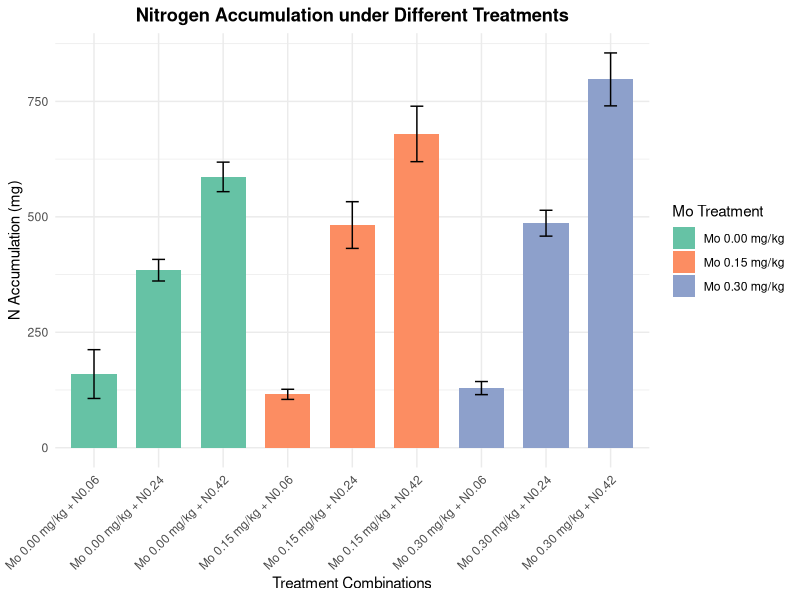

This figure's R source:
# script.R
# Load required packages
if (!require(ggplot2)) install.packages("ggplot2")
if (!require(dplyr)) install.packages("dplyr")

# Create the data
data <- data.frame(
  Indicator = rep("N accumulation (mg)", 9),
  Treatment1 = c("Mo 0.00 mg/kg", "Mo 0.00 mg/kg", "Mo 0.00 mg/kg",
                 "Mo 0.15 mg/kg", "Mo 0.15 mg/kg", "Mo 0.15 mg/kg",
                 "Mo 0.30 mg/kg", "Mo 0.30 mg/kg", "Mo 0.30 mg/kg"),
  Treatment2 = c("N0.06", "N0.24", "N0.42", "N0.06", "N0.24", "N0.42", 
                 "N0.06", "N0.24", "N0.42"),
  Mean = c(159.46149, 384.41425, 586.43785, 115.61516, 482.21422, 679.52815,
           129.15355, 486.20496, 797.59174),
  SD = c(52.85056, 23.37657, 31.96027, 10.96387, 50.5475, 60.0271,
         14.20665, 27.96296, 57.28248),
  Variance = c("f", "e", "c", "f", "d", "b", "f", "d", "a")
)

# Create combined treatment labels
data <- data %>% mutate(Combined_Treatment = paste(Treatment1, "+", Treatment2))

# Plot
library(ggplot2)
library(dplyr)

plot <- ggplot(data, aes(x = Combined_Treatment, y = Mean, fill = Treatment1)) +
  geom_bar(stat = "identity", position = position_dodge(), width = 0.7) +
  geom_errorbar(aes(ymin = Mean - SD, ymax = Mean + SD), 
                width = 0.2, position = position_dodge(0.7)) +
  labs(title = "Nitrogen Accumulation under Different Treatments",
       x = "Treatment Combinations",
       y = "N Accumulation (mg)",
       fill = "Mo Treatment") +
  scale_fill_brewer(palette = "Set2") +
  theme_minimal() +
  theme(axis.text.x = element_text(angle = 45, hjust = 1),
        plot.title = element_text(hjust = 0.5, face = "bold"))

# Save the plot
ggsave("N_accumulation_plot.png", plot, width = 8, height = 6, dpi = 300)

print("Plot saved as 'N_accumulation_plot.png'")